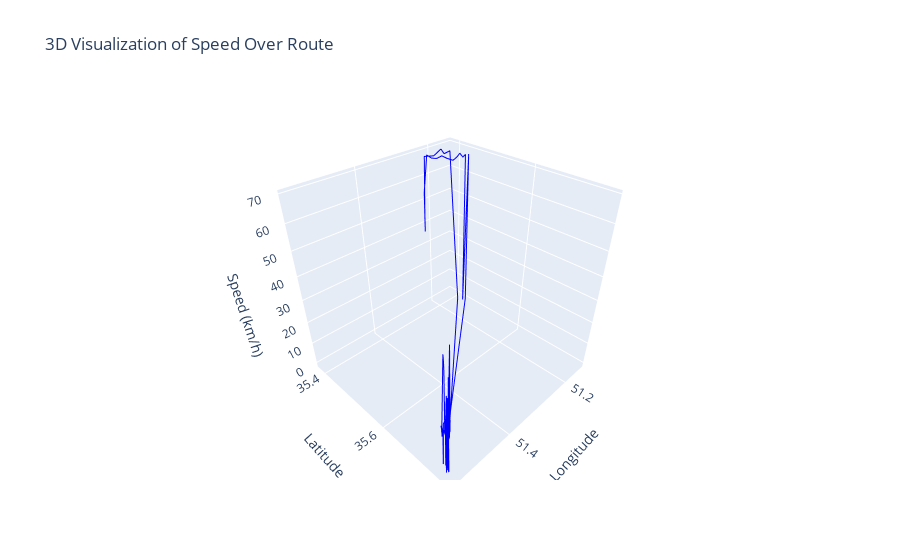

The notebook cell saved with this chart:
### Code cell
import plotly.graph_objects as go

fig = go.Figure(data=[go.Scatter3d(
    x=df['longitude'],
    y=df['latitude'],
    z=df['speed'],
    mode='lines',
    line=dict(color='blue', width=2),
    name='Speed'
)])

fig.update_layout(
    scene=dict(
        xaxis_title='Longitude',
        yaxis_title='Latitude',
        zaxis_title='Speed (km/h)'
    ),
    title='3D Visualization of Speed Over Route'
)

fig.show()

### Figure 1 — Plotly figure (JSON) as saved in the notebook; plotly's stock layout.template omitted (floating-point values rounded to 4 significant figures; data arrays with more than 128 entries replaced by an {"elided": "..."} marker saying what was removed)
{"data": [{"line": {"color": "blue", "width": 2}, "mode": "lines", "name": "Speed", "type": "scatter3d", "x": {"elided": "253 float values"}, "y": {"elided": "253 float values"}, "z": {"elided": "253 int values"}}], "layout": {"scene": {"xaxis": {"title": {"text": "Longitude"}}, "yaxis": {"title": {"text": "Latitude"}}, "zaxis": {"title": {"text": "Speed (km/h)"}}}, "title": {"text": "3D Visualization of Speed Over Route"}}}
